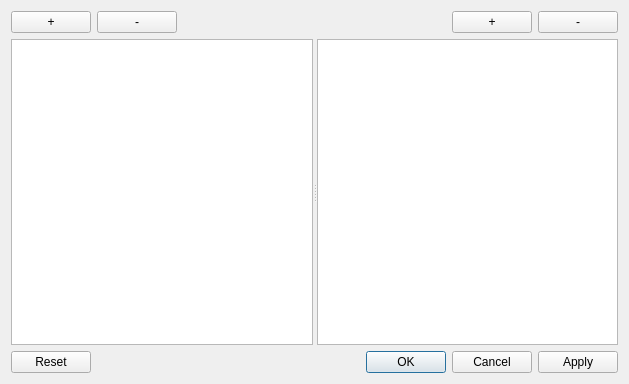
<?xml version="1.0" encoding="UTF-8"?>
<ui version="4.0">
 <class>PriceRules</class>
 <widget class="QDialog" name="PriceRules">
  <property name="geometry">
   <rect>
    <x>0</x>
    <y>0</y>
    <width>629</width>
    <height>384</height>
   </rect>
  </property>
  <property name="windowTitle">
   <string>Ценовая политика</string>
  </property>
  <layout class="QVBoxLayout" name="verticalLayout">
   <item>
    <layout class="QHBoxLayout" name="horizontalLayout">
     <item>
      <widget class="QPushButton" name="addPrice_but">
       <property name="text">
        <string>+</string>
       </property>
      </widget>
     </item>
     <item>
      <widget class="QPushButton" name="remPrice_but">
       <property name="text">
        <string>-</string>
       </property>
      </widget>
     </item>
     <item>
      <spacer name="horizontalSpacer">
       <property name="orientation">
        <enum>Qt::Horizontal</enum>
       </property>
       <property name="sizeHint" stdset="0">
        <size>
         <width>40</width>
         <height>20</height>
        </size>
       </property>
      </spacer>
     </item>
     <item>
      <widget class="QPushButton" name="addCard_but">
       <property name="text">
        <string>+</string>
       </property>
      </widget>
     </item>
     <item>
      <widget class="QPushButton" name="remCard_but">
       <property name="text">
        <string>-</string>
       </property>
      </widget>
     </item>
    </layout>
   </item>
   <item>
    <widget class="QSplitter" name="splitter">
     <property name="sizePolicy">
      <sizepolicy hsizetype="Expanding" vsizetype="Expanding">
       <horstretch>0</horstretch>
       <verstretch>0</verstretch>
      </sizepolicy>
     </property>
     <property name="orientation">
      <enum>Qt::Horizontal</enum>
     </property>
     <widget class="QTableView" name="price_table">
      <property name="sizeAdjustPolicy">
       <enum>QAbstractScrollArea::AdjustToContentsOnFirstShow</enum>
      </property>
      <property name="showDropIndicator" stdset="0">
       <bool>false</bool>
      </property>
      <property name="dragDropOverwriteMode">
       <bool>false</bool>
      </property>
      <property name="alternatingRowColors">
       <bool>true</bool>
      </property>
      <property name="selectionMode">
       <enum>QAbstractItemView::SingleSelection</enum>
      </property>
      <property name="selectionBehavior">
       <enum>QAbstractItemView::SelectRows</enum>
      </property>
      <property name="sortingEnabled">
       <bool>true</bool>
      </property>
      <attribute name="horizontalHeaderStretchLastSection">
       <bool>true</bool>
      </attribute>
      <attribute name="verticalHeaderVisible">
       <bool>false</bool>
      </attribute>
      <attribute name="verticalHeaderHighlightSections">
       <bool>false</bool>
      </attribute>
     </widget>
     <widget class="QTableView" name="code_table">
      <property name="sizeAdjustPolicy">
       <enum>QAbstractScrollArea::AdjustToContentsOnFirstShow</enum>
      </property>
      <property name="showDropIndicator" stdset="0">
       <bool>false</bool>
      </property>
      <property name="dragDropOverwriteMode">
       <bool>false</bool>
      </property>
      <property name="alternatingRowColors">
       <bool>true</bool>
      </property>
      <property name="selectionMode">
       <enum>QAbstractItemView::ContiguousSelection</enum>
      </property>
      <property name="selectionBehavior">
       <enum>QAbstractItemView::SelectRows</enum>
      </property>
      <property name="sortingEnabled">
       <bool>true</bool>
      </property>
      <attribute name="horizontalHeaderStretchLastSection">
       <bool>true</bool>
      </attribute>
      <attribute name="verticalHeaderVisible">
       <bool>false</bool>
      </attribute>
      <attribute name="verticalHeaderHighlightSections">
       <bool>false</bool>
      </attribute>
     </widget>
    </widget>
   </item>
   <item>
    <widget class="QDialogButtonBox" name="buttonBox">
     <property name="orientation">
      <enum>Qt::Horizontal</enum>
     </property>
     <property name="standardButtons">
      <set>QDialogButtonBox::Apply|QDialogButtonBox::Cancel|QDialogButtonBox::Ok|QDialogButtonBox::Reset</set>
     </property>
     <property name="centerButtons">
      <bool>false</bool>
     </property>
    </widget>
   </item>
  </layout>
 </widget>
 <resources/>
 <connections>
  <connection>
   <sender>buttonBox</sender>
   <signal>accepted()</signal>
   <receiver>PriceRules</receiver>
   <slot>accept()</slot>
   <hints>
    <hint type="sourcelabel">
     <x>248</x>
     <y>254</y>
    </hint>
    <hint type="destinationlabel">
     <x>157</x>
     <y>274</y>
    </hint>
   </hints>
  </connection>
  <connection>
   <sender>buttonBox</sender>
   <signal>rejected()</signal>
   <receiver>PriceRules</receiver>
   <slot>reject()</slot>
   <hints>
    <hint type="sourcelabel">
     <x>316</x>
     <y>260</y>
    </hint>
    <hint type="destinationlabel">
     <x>286</x>
     <y>274</y>
    </hint>
   </hints>
  </connection>
 </connections>
</ui>
